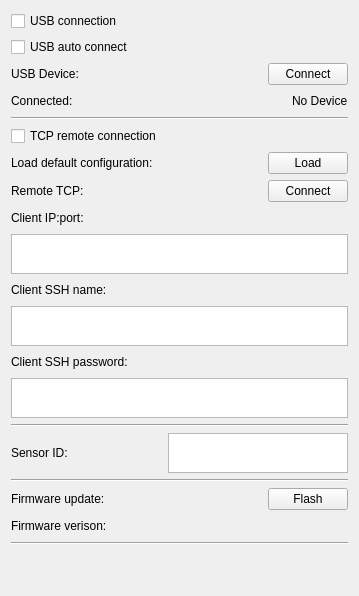
        <widget class="QWidget" name="tab_6">
         <attribute name="title">
          <string>Connection</string>
         </attribute>
         <layout class="QGridLayout" name="gridLayout_31">
          <item row="18" column="0">
           <layout class="QHBoxLayout" name="horizontalLayout_21">
            <item>
             <widget class="QLabel" name="label_69">
              <property name="sizePolicy">
               <sizepolicy hsizetype="Fixed" vsizetype="Fixed">
                <horstretch>0</horstretch>
                <verstretch>0</verstretch>
               </sizepolicy>
              </property>
              <property name="maximumSize">
               <size>
                <width>250</width>
                <height>30</height>
               </size>
              </property>
              <property name="text">
               <string>Firmware update:</string>
              </property>
             </widget>
            </item>
            <item>
             <spacer name="horizontalSpacer_36">
              <property name="orientation">
               <enum>Qt::Horizontal</enum>
              </property>
              <property name="sizeHint" stdset="0">
               <size>
                <width>40</width>
                <height>20</height>
               </size>
              </property>
             </spacer>
            </item>
            <item>
             <widget class="QPushButton" name="activate_boot_mode_button">
              <property name="sizePolicy">
               <sizepolicy hsizetype="Fixed" vsizetype="Fixed">
                <horstretch>0</horstretch>
                <verstretch>0</verstretch>
               </sizepolicy>
              </property>
              <property name="maximumSize">
               <size>
                <width>90</width>
                <height>30</height>
               </size>
              </property>
              <property name="text">
               <string>Flash</string>
              </property>
             </widget>
            </item>
           </layout>
          </item>
          <item row="19" column="0">
           <layout class="QHBoxLayout" name="horizontalLayout_22">
            <item>
             <widget class="QLabel" name="label_10">
              <property name="text">
               <string>Firmware verison:</string>
              </property>
             </widget>
            </item>
            <item>
             <spacer name="horizontalSpacer_30">
              <property name="orientation">
               <enum>Qt::Horizontal</enum>
              </property>
              <property name="sizeHint" stdset="0">
               <size>
                <width>40</width>
                <height>20</height>
               </size>
              </property>
             </spacer>
            </item>
            <item>
             <widget class="QLabel" name="firmware_version_label">
              <property name="text">
               <string/>
              </property>
             </widget>
            </item>
           </layout>
          </item>
          <item row="0" column="0">
           <widget class="QCheckBox" name="usb_connection_checkBox">
            <property name="text">
             <string>USB connection</string>
            </property>
           </widget>
          </item>
          <item row="3" column="0">
           <layout class="QHBoxLayout" name="horizontalLayout_3">
            <item>
             <widget class="QLabel" name="label_63">
              <property name="sizePolicy">
               <sizepolicy hsizetype="Fixed" vsizetype="Fixed">
                <horstretch>0</horstretch>
                <verstretch>0</verstretch>
               </sizepolicy>
              </property>
              <property name="maximumSize">
               <size>
                <width>250</width>
                <height>30</height>
               </size>
              </property>
              <property name="text">
               <string>Connected:</string>
              </property>
             </widget>
            </item>
            <item>
             <spacer name="horizontalSpacer_7">
              <property name="orientation">
               <enum>Qt::Horizontal</enum>
              </property>
              <property name="sizeHint" stdset="0">
               <size>
                <width>40</width>
                <height>20</height>
               </size>
              </property>
             </spacer>
            </item>
            <item>
             <widget class="QLabel" name="usb_device_connected_label">
              <property name="sizePolicy">
               <sizepolicy hsizetype="Fixed" vsizetype="Fixed">
                <horstretch>0</horstretch>
                <verstretch>0</verstretch>
               </sizepolicy>
              </property>
              <property name="maximumSize">
               <size>
                <width>250</width>
                <height>30</height>
               </size>
              </property>
              <property name="text">
               <string>No Device</string>
              </property>
             </widget>
            </item>
           </layout>
          </item>
          <item row="10" column="0">
           <layout class="QGridLayout" name="gridLayout_30">
            <item row="1" column="0">
             <layout class="QHBoxLayout" name="horizontalLayout_10">
              <item>
               <widget class="QLabel" name="label_52">
                <property name="sizePolicy">
                 <sizepolicy hsizetype="Fixed" vsizetype="Fixed">
                  <horstretch>0</horstretch>
                  <verstretch>0</verstretch>
                 </sizepolicy>
                </property>
                <property name="maximumSize">
                 <size>
                  <width>250</width>
                  <height>30</height>
                 </size>
                </property>
                <property name="text">
                 <string>Client IP:port:</string>
                </property>
               </widget>
              </item>
              <item>
               <spacer name="horizontalSpacer_4">
                <property name="orientation">
                 <enum>Qt::Horizontal</enum>
                </property>
                <property name="sizeHint" stdset="0">
                 <size>
                  <width>40</width>
                  <height>20</height>
                 </size>
                </property>
               </spacer>
              </item>
             </layout>
            </item>
            <item row="3" column="0">
             <widget class="QPlainTextEdit" name="client_ip_port_plainTextEdit">
              <property name="sizePolicy">
               <sizepolicy hsizetype="MinimumExpanding" vsizetype="MinimumExpanding">
                <horstretch>0</horstretch>
                <verstretch>0</verstretch>
               </sizepolicy>
              </property>
              <property name="minimumSize">
               <size>
                <width>337</width>
                <height>30</height>
               </size>
              </property>
              <property name="maximumSize">
               <size>
                <width>395</width>
                <height>40</height>
               </size>
              </property>
              <property name="font">
               <font>
                <pointsize>12</pointsize>
               </font>
              </property>
             </widget>
            </item>
            <item row="5" column="0">
             <layout class="QHBoxLayout" name="horizontalLayout_13">
              <item>
               <widget class="QLabel" name="label_50">
                <property name="sizePolicy">
                 <sizepolicy hsizetype="Fixed" vsizetype="Fixed">
                  <horstretch>0</horstretch>
                  <verstretch>0</verstretch>
                 </sizepolicy>
                </property>
                <property name="maximumSize">
                 <size>
                  <width>250</width>
                  <height>30</height>
                 </size>
                </property>
                <property name="text">
                 <string>Client SSH name:</string>
                </property>
               </widget>
              </item>
              <item>
               <spacer name="horizontalSpacer_5">
                <property name="orientation">
                 <enum>Qt::Horizontal</enum>
                </property>
                <property name="sizeHint" stdset="0">
                 <size>
                  <width>40</width>
                  <height>20</height>
                 </size>
                </property>
               </spacer>
              </item>
             </layout>
            </item>
            <item row="6" column="0">
             <widget class="QPlainTextEdit" name="client_ssh_name_plainTextEdit">
              <property name="sizePolicy">
               <sizepolicy hsizetype="MinimumExpanding" vsizetype="MinimumExpanding">
                <horstretch>0</horstretch>
                <verstretch>0</verstretch>
               </sizepolicy>
              </property>
              <property name="minimumSize">
               <size>
                <width>337</width>
                <height>40</height>
               </size>
              </property>
              <property name="maximumSize">
               <size>
                <width>395</width>
                <height>40</height>
               </size>
              </property>
              <property name="font">
               <font>
                <pointsize>12</pointsize>
               </font>
              </property>
             </widget>
            </item>
           </layout>
          </item>
          <item row="2" column="0">
           <layout class="QHBoxLayout" name="horizontalLayout">
            <item>
             <widget class="QLabel" name="label_62">
              <property name="sizePolicy">
               <sizepolicy hsizetype="Fixed" vsizetype="Fixed">
                <horstretch>0</horstretch>
                <verstretch>0</verstretch>
               </sizepolicy>
              </property>
              <property name="maximumSize">
               <size>
                <width>250</width>
                <height>30</height>
               </size>
              </property>
              <property name="text">
               <string>USB Device:</string>
              </property>
             </widget>
            </item>
            <item>
             <spacer name="horizontalSpacer_39">
              <property name="orientation">
               <enum>Qt::Horizontal</enum>
              </property>
              <property name="sizeHint" stdset="0">
               <size>
                <width>40</width>
                <height>20</height>
               </size>
              </property>
             </spacer>
            </item>
            <item>
             <widget class="QPushButton" name="usb_device_connect_button">
              <property name="sizePolicy">
               <sizepolicy hsizetype="Fixed" vsizetype="Fixed">
                <horstretch>0</horstretch>
                <verstretch>0</verstretch>
               </sizepolicy>
              </property>
              <property name="maximumSize">
               <size>
                <width>90</width>
                <height>30</height>
               </size>
              </property>
              <property name="text">
               <string>Connect</string>
              </property>
             </widget>
            </item>
           </layout>
          </item>
          <item row="9" column="0">
           <layout class="QHBoxLayout" name="horizontalLayout_15">
            <item>
             <widget class="QLabel" name="label_55">
              <property name="sizePolicy">
               <sizepolicy hsizetype="Fixed" vsizetype="Fixed">
                <horstretch>0</horstretch>
                <verstretch>0</verstretch>
               </sizepolicy>
              </property>
              <property name="maximumSize">
               <size>
                <width>250</width>
                <height>30</height>
               </size>
              </property>
              <property name="text">
               <string>Remote TCP:</string>
              </property>
             </widget>
            </item>
            <item>
             <spacer name="horizontalSpacer_37">
              <property name="orientation">
               <enum>Qt::Horizontal</enum>
              </property>
              <property name="sizeHint" stdset="0">
               <size>
                <width>40</width>
                <height>20</height>
               </size>
              </property>
             </spacer>
            </item>
            <item>
             <widget class="QPushButton" name="remote_tcp_connect_button">
              <property name="sizePolicy">
               <sizepolicy hsizetype="Fixed" vsizetype="Fixed">
                <horstretch>0</horstretch>
                <verstretch>0</verstretch>
               </sizepolicy>
              </property>
              <property name="maximumSize">
               <size>
                <width>90</width>
                <height>30</height>
               </size>
              </property>
              <property name="text">
               <string>Connect</string>
              </property>
             </widget>
            </item>
           </layout>
          </item>
          <item row="11" column="0">
           <layout class="QHBoxLayout" name="horizontalLayout_11">
            <item>
             <widget class="QLabel" name="label_54">
              <property name="sizePolicy">
               <sizepolicy hsizetype="Fixed" vsizetype="Fixed">
                <horstretch>0</horstretch>
                <verstretch>0</verstretch>
               </sizepolicy>
              </property>
              <property name="maximumSize">
               <size>
                <width>250</width>
                <height>30</height>
               </size>
              </property>
              <property name="text">
               <string>Client SSH password:</string>
              </property>
             </widget>
            </item>
            <item>
             <widget class="QLabel" name="label_51">
              <property name="sizePolicy">
               <sizepolicy hsizetype="Fixed" vsizetype="Fixed">
                <horstretch>0</horstretch>
                <verstretch>0</verstretch>
               </sizepolicy>
              </property>
              <property name="maximumSize">
               <size>
                <width>250</width>
                <height>30</height>
               </size>
              </property>
              <property name="text">
               <string/>
              </property>
             </widget>
            </item>
            <item>
             <spacer name="horizontalSpacer_6">
              <property name="orientation">
               <enum>Qt::Horizontal</enum>
              </property>
              <property name="sizeHint" stdset="0">
               <size>
                <width>40</width>
                <height>20</height>
               </size>
              </property>
             </spacer>
            </item>
           </layout>
          </item>
          <item row="1" column="0">
           <widget class="QCheckBox" name="usb_auto_connect_checkBox">
            <property name="text">
             <string>USB auto connect</string>
            </property>
           </widget>
          </item>
          <item row="5" column="0">
           <widget class="QCheckBox" name="tcp_remote_control_checkBox">
            <property name="text">
             <string>TCP remote connection</string>
            </property>
           </widget>
          </item>
          <item row="6" column="0">
           <layout class="QHBoxLayout" name="horizontalLayout_14">
            <item>
             <widget class="QLabel" name="label_53">
              <property name="sizePolicy">
               <sizepolicy hsizetype="Fixed" vsizetype="Fixed">
                <horstretch>0</horstretch>
                <verstretch>0</verstretch>
               </sizepolicy>
              </property>
              <property name="maximumSize">
               <size>
                <width>250</width>
                <height>30</height>
               </size>
              </property>
              <property name="text">
               <string>Load default configuration:</string>
              </property>
             </widget>
            </item>
            <item>
             <spacer name="horizontalSpacer_38">
              <property name="orientation">
               <enum>Qt::Horizontal</enum>
              </property>
              <property name="sizeHint" stdset="0">
               <size>
                <width>40</width>
                <height>20</height>
               </size>
              </property>
             </spacer>
            </item>
            <item>
             <widget class="QPushButton" name="load_default_tcp_settings_button">
              <property name="sizePolicy">
               <sizepolicy hsizetype="Fixed" vsizetype="Fixed">
                <horstretch>0</horstretch>
                <verstretch>0</verstretch>
               </sizepolicy>
              </property>
              <property name="maximumSize">
               <size>
                <width>90</width>
                <height>30</height>
               </size>
              </property>
              <property name="text">
               <string>Load</string>
              </property>
             </widget>
            </item>
           </layout>
          </item>
          <item row="12" column="0">
           <widget class="QPlainTextEdit" name="client_ssh_pwd_plainTextEdit">
            <property name="sizePolicy">
             <sizepolicy hsizetype="MinimumExpanding" vsizetype="MinimumExpanding">
              <horstretch>0</horstretch>
              <verstretch>0</verstretch>
             </sizepolicy>
            </property>
            <property name="minimumSize">
             <size>
              <width>337</width>
              <height>40</height>
             </size>
            </property>
            <property name="maximumSize">
             <size>
              <width>395</width>
              <height>40</height>
             </size>
            </property>
            <property name="font">
             <font>
              <pointsize>12</pointsize>
             </font>
            </property>
           </widget>
          </item>
          <item row="20" column="0">
           <widget class="Line" name="line_6">
            <property name="orientation">
             <enum>Qt::Horizontal</enum>
            </property>
           </widget>
          </item>
          <item row="14" column="0">
           <layout class="QHBoxLayout" name="horizontalLayout_16">
            <item>
             <widget class="QLabel" name="label_56">
              <property name="sizePolicy">
               <sizepolicy hsizetype="Fixed" vsizetype="Fixed">
                <horstretch>0</horstretch>
                <verstretch>0</verstretch>
               </sizepolicy>
              </property>
              <property name="maximumSize">
               <size>
                <width>150</width>
                <height>30</height>
               </size>
              </property>
              <property name="text">
               <string>Sensor ID:</string>
              </property>
             </widget>
            </item>
            <item>
             <spacer name="horizontalSpacer_12">
              <property name="orientation">
               <enum>Qt::Horizontal</enum>
              </property>
              <property name="sizeHint" stdset="0">
               <size>
                <width>40</width>
                <height>20</height>
               </size>
              </property>
             </spacer>
            </item>
            <item>
             <widget class="QPlainTextEdit" name="sensor_id_plainTextEdit">
              <property name="sizePolicy">
               <sizepolicy hsizetype="Fixed" vsizetype="Fixed">
                <horstretch>0</horstretch>
                <verstretch>0</verstretch>
               </sizepolicy>
              </property>
              <property name="minimumSize">
               <size>
                <width>180</width>
                <height>40</height>
               </size>
              </property>
              <property name="maximumSize">
               <size>
                <width>180</width>
                <height>40</height>
               </size>
              </property>
              <property name="font">
               <font>
                <pointsize>12</pointsize>
               </font>
              </property>
             </widget>
            </item>
           </layout>
          </item>
          <item row="13" column="0">
           <widget class="Line" name="line_12">
            <property name="orientation">
             <enum>Qt::Horizontal</enum>
            </property>
           </widget>
          </item>
          <item row="4" column="0">
           <widget class="Line" name="line_13">
            <property name="orientation">
             <enum>Qt::Horizontal</enum>
            </property>
           </widget>
          </item>
          <item row="17" column="0">
           <widget class="Line" name="line_14">
            <property name="orientation">
             <enum>Qt::Horizontal</enum>
            </property>
           </widget>
          </item>
          <item row="21" column="0">
           <spacer name="verticalSpacer_3">
            <property name="orientation">
             <enum>Qt::Vertical</enum>
            </property>
            <property name="sizeHint" stdset="0">
             <size>
              <width>20</width>
              <height>40</height>
             </size>
            </property>
           </spacer>
          </item>
         </layout>
        </widget>
